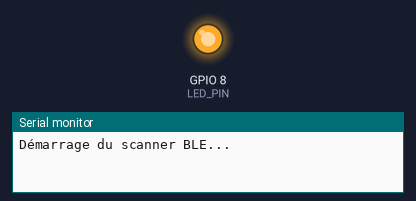
Bench run of a program on a simulated ESP32-C3. Shown: output pins drawn as LEDs (lit = HIGH), the last lines printed to the serial monitor. Nothing arrives over Bluetooth unless stated.

Above: at 5.15 s.
At 10.4 s:
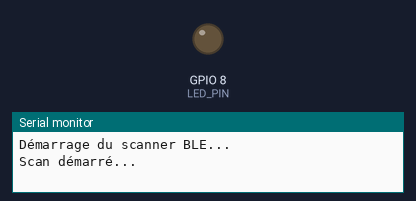
Timing chart, 0 to 18.8 s (numbered marks = the images above):
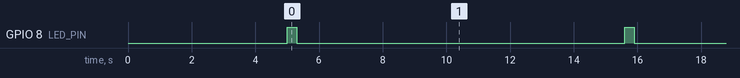

The program:

main.cpp
```cpp
#include <Arduino.h>
#include <BLEDevice.h>
#include <BLEUtils.h>
#include <BLEScan.h>
#include <BLEAdvertisedDevice.h>

// Durée du scan en secondes
#define SCAN_DURATION 5
#define LED_PIN 8  // LED intégrée du SuperMini

BLEScan* pBLEScan;

// Classe pour gérer les résultats du scan
class MyAdvertisedDeviceCallbacks: public BLEAdvertisedDeviceCallbacks {
    void onResult(BLEAdvertisedDevice advertisedDevice) {
      // Afficher l'adresse (MAC) et le nom de l'appareil
      Serial.printf("Appareil BLE détecté: %s (MAC: %s, RSSI: %d)\n",
                     advertisedDevice.getName().c_str(),
                     advertisedDevice.getAddress().toString().c_str(),
                     advertisedDevice.getRSSI());

      // Vous pouvez ajouter une logique ici pour vérifier si l'appareil est votre télécommande
      // Exemple : if (advertisedDevice.getName() == "VR_Remote") { ... }
    }
};

void setup() {
  pinMode(LED_PIN, OUTPUT);
  Serial.begin(115200);
  delay(5000);
  Serial.println("Démarrage du scanner BLE...");

  // Initialiser le périphérique BLE
  BLEDevice::init(""); // Le nom n'est pas nécessaire pour un scan client

  // Obtenir l'objet scanner
  pBLEScan = BLEDevice::getScan();

  // Définir les callbacks pour les résultats du scan
  pBLEScan->setAdvertisedDeviceCallbacks(new MyAdvertisedDeviceCallbacks());

  // Définir les paramètres du scan: balayage passif pour la consommation d'énergie
  pBLEScan->setActiveScan(false); // Balayage passif (moins d'énergie)
  pBLEScan->setInterval(100);    // Intervalle entre les scans (ms)
  pBLEScan->setWindow(99);       // Fenêtre de scan (ms)
}

void loop() {
    digitalWrite(LED_PIN, HIGH);
    delay(300);

    digitalWrite(LED_PIN, LOW);
    delay(300);
    Serial.println("Scan démarré...");

  // Lancer le scan pour la durée définie
  BLEScanResults foundDevices = pBLEScan->start(SCAN_DURATION, false);

  Serial.printf("Scan terminé. Appareils trouvés: %d\n", foundDevices.getCount());
  pBLEScan->clearResults();   // Vider les résultats du scan précédents

  // Attendre avant de scanner à nouveau
  delay(5000);
}
```

Measured:
- by itself, GPIO 8 (LED_PIN): alternates HIGH for 0.30 s and LOW for 10.3 s
